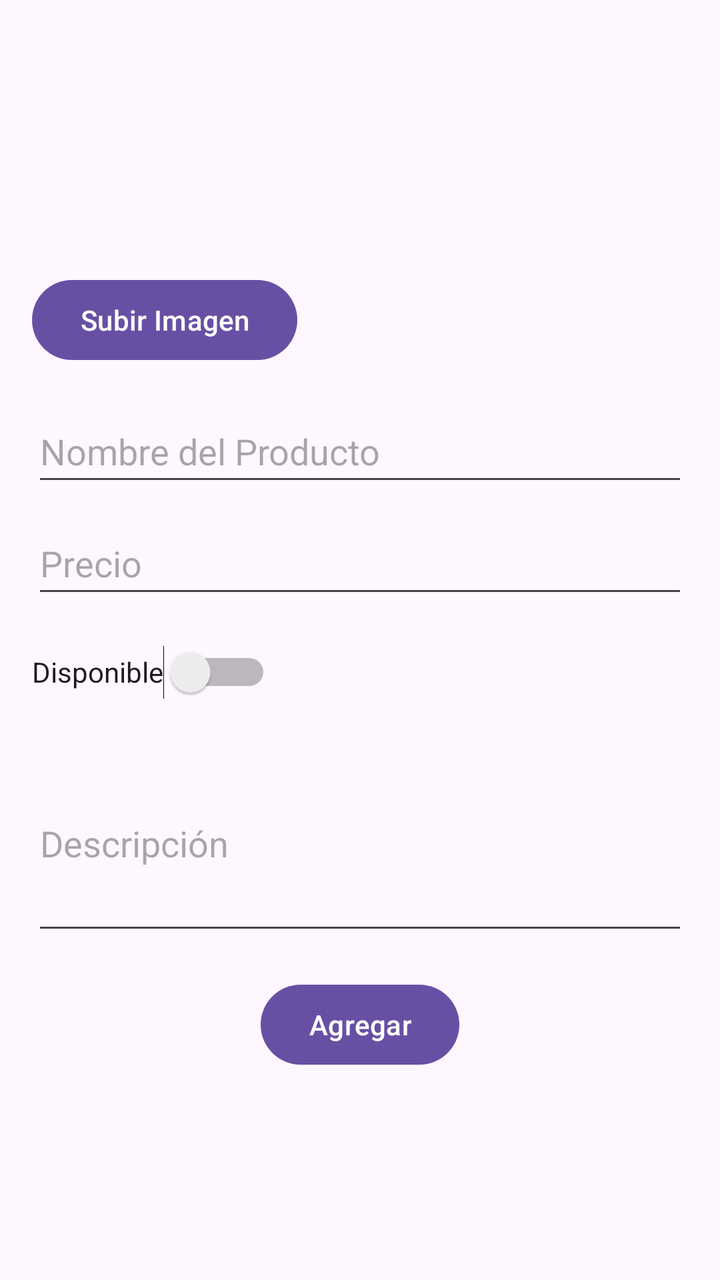
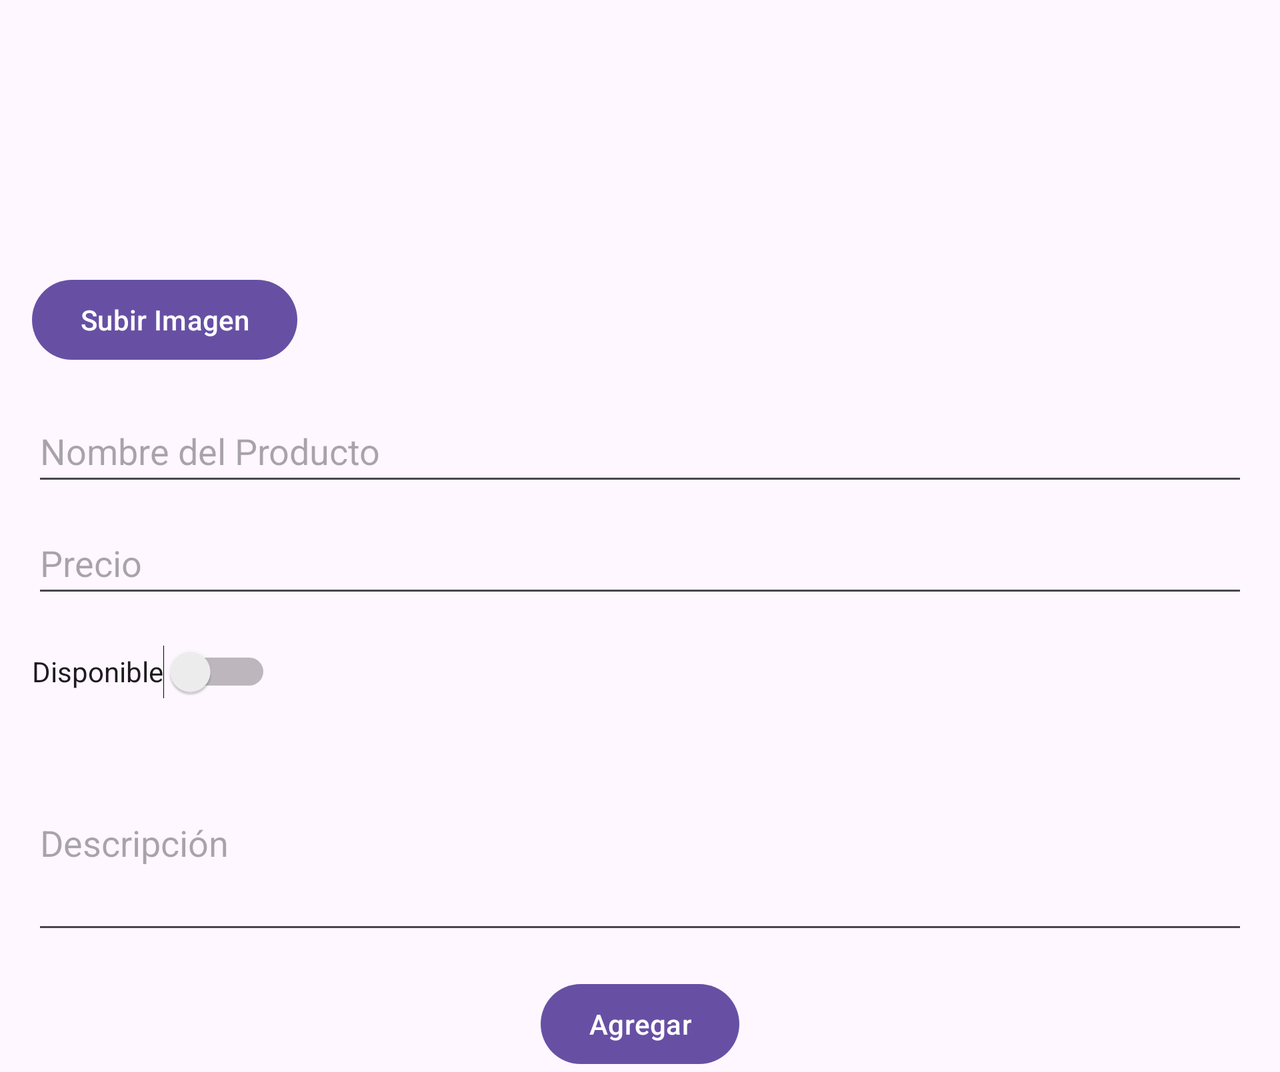

The same Android screen from two of the app's own layout files: first res/layout/ as a phone draws it, then the repository's variant for another configuration, drawn on a device whose configuration selects that folder. Both files follow.
<!-- AndroidManifest.xml: application theme Theme.UTShop -->
<!-- res/layout/activity_new_product.xml -->
<?xml version="1.0" encoding="utf-8"?>
<androidx.constraintlayout.widget.ConstraintLayout xmlns:android="http://schemas.android.com/apk/res/android"
    xmlns:app="http://schemas.android.com/apk/res-auto"
    xmlns:tools="http://schemas.android.com/tools"
    android:layout_width="match_parent"
    android:layout_height="match_parent"
    tools:context=".ui.slideshow.NewProductActivity">

    <ImageView
        android:id="@+id/imageProduct"
        android:layout_width="100dp"
        android:layout_height="100dp"
        android:layout_marginStart="28dp"
        android:layout_marginTop="28dp"
        android:contentDescription="@string/product_image"
        app:layout_constraintStart_toStartOf="parent"
        app:layout_constraintTop_toTopOf="parent"
        app:srcCompat="@drawable/ic_launcher_background" />

    <Button
        android:id="@+id/buttonUploadImage"
        android:layout_width="wrap_content"
        android:layout_height="wrap_content"
        android:layout_marginStart="16dp"
        android:layout_marginTop="8dp"
        android:text="@string/upload_image"
        app:layout_constraintStart_toStartOf="parent"
        app:layout_constraintTop_toBottomOf="@id/imageProduct" />

    <EditText
        android:id="@+id/editTextProductName"
        android:layout_width="0dp"
        android:layout_height="48dp"
        android:hint="@string/product_name"
        app:layout_constraintTop_toBottomOf="@id/buttonUploadImage"
        app:layout_constraintStart_toStartOf="parent"
        app:layout_constraintEnd_toEndOf="parent"
        android:layout_marginTop="16dp"
        android:layout_marginStart="16dp"
        android:layout_marginEnd="16dp" />

    <EditText
        android:id="@+id/editTextProductPrice"
        android:layout_width="0dp"
        android:layout_height="48dp"
        android:hint="@string/product_price"
        android:inputType="numberDecimal"
        app:layout_constraintTop_toBottomOf="@id/editTextProductName"
        app:layout_constraintStart_toStartOf="parent"
        app:layout_constraintEnd_toEndOf="parent"
        android:layout_marginTop="8dp"
        android:layout_marginStart="16dp"
        android:layout_marginEnd="16dp" />

    <Switch
        android:id="@+id/switchProductAvailability"
        android:layout_width="wrap_content"
        android:layout_height="48dp"
        android:text="@string/product_availability"
        app:layout_constraintTop_toBottomOf="@id/editTextProductPrice"
        app:layout_constraintStart_toStartOf="parent"
        android:layout_marginTop="8dp"
        android:layout_marginStart="16dp" />

    <EditText
        android:id="@+id/editTextProductDescription"
        android:layout_width="0dp"
        android:layout_height="wrap_content"
        android:hint="@string/product_description"
        android:inputType="textMultiLine"
        android:minLines="4"
        android:maxLines="10"
        android:scrollbars="vertical"
        app:layout_constraintTop_toBottomOf="@id/switchProductAvailability"
        app:layout_constraintStart_toStartOf="parent"
        app:layout_constraintEnd_toEndOf="parent"
        android:layout_marginTop="8dp"
        android:layout_marginStart="16dp"
        android:layout_marginEnd="16dp"
        android:layout_marginBottom="16dp" />

    <Button
        android:id="@+id/buttonSaveProduct"
        android:layout_width="wrap_content"
        android:layout_height="wrap_content"
        android:text="Agregar"
        app:layout_constraintTop_toBottomOf="@id/editTextProductDescription"
        app:layout_constraintEnd_toEndOf="parent"
        app:layout_constraintStart_toStartOf="parent"
        android:layout_marginTop="16dp"/>


</androidx.constraintlayout.widget.ConstraintLayout>
<!-- resources referenced by this layout -->
<resources>
  <string name="product_availability">Disponible</string>
  <string name="product_description">Descripción</string>
  <string name="product_image">Imagen del Producto</string>
  <string name="product_name">Nombre del Producto</string>
  <string name="product_price">Precio</string>
  <string name="upload_image">Subir Imagen</string>
  <!-- from res/values-v23/ -->
  <style name="Theme.UTShop" parent="Base.Theme.UTShop">
          
          <item name="android:navigationBarColor">@android:color/transparent</item>
          <item name="android:statusBarColor">@android:color/transparent</item>
          <item name="android:windowLightStatusBar">?attr/isLightTheme</item>
      </style>
  <style name="Base.Theme.UTShop" parent="Theme.Material3.DayNight.NoActionBar">
          
          
      </style>
</resources>
<!-- res/layout-land/activity_new_product.xml (the repository's variant of the layout above) -->
<!-- drawn on the phone turned sideways -->
<?xml version="1.0" encoding="utf-8"?>
<androidx.core.widget.NestedScrollView xmlns:android="http://schemas.android.com/apk/res/android"
    xmlns:app="http://schemas.android.com/apk/res-auto"
    xmlns:tools="http://schemas.android.com/tools"
    android:layout_width="match_parent"
    android:layout_height="match_parent"
    tools:context=".ui.slideshow.NewProductActivity">
    <androidx.constraintlayout.widget.ConstraintLayout
        android:layout_width="match_parent"
        android:layout_height="wrap_content">
        <ImageView
        android:id="@+id/imageProduct"
        android:layout_width="100dp"
        android:layout_height="100dp"
        android:layout_marginStart="28dp"
        android:layout_marginTop="28dp"
        android:contentDescription="@string/product_image"
        app:layout_constraintStart_toStartOf="parent"
        app:layout_constraintTop_toTopOf="parent"
        app:srcCompat="@drawable/ic_launcher_background" />

    <Button
        android:id="@+id/buttonUploadImage"
        android:layout_width="wrap_content"
        android:layout_height="wrap_content"
        android:layout_marginStart="16dp"
        android:layout_marginTop="8dp"
        android:text="@string/upload_image"
        app:layout_constraintStart_toStartOf="parent"
        app:layout_constraintTop_toBottomOf="@id/imageProduct" />

    <EditText
        android:id="@+id/editTextProductName"
        android:layout_width="0dp"
        android:layout_height="48dp"
        android:hint="@string/product_name"
        app:layout_constraintTop_toBottomOf="@id/buttonUploadImage"
        app:layout_constraintStart_toStartOf="parent"
        app:layout_constraintEnd_toEndOf="parent"
        android:layout_marginTop="16dp"
        android:layout_marginStart="16dp"
        android:layout_marginEnd="16dp" />

    <EditText
        android:id="@+id/editTextProductPrice"
        android:layout_width="0dp"
        android:layout_height="48dp"
        android:hint="@string/product_price"
        android:inputType="numberDecimal"
        app:layout_constraintTop_toBottomOf="@id/editTextProductName"
        app:layout_constraintStart_toStartOf="parent"
        app:layout_constraintEnd_toEndOf="parent"
        android:layout_marginTop="8dp"
        android:layout_marginStart="16dp"
        android:layout_marginEnd="16dp" />

    <Switch
        android:id="@+id/switchProductAvailability"
        android:layout_width="wrap_content"
        android:layout_height="48dp"
        android:text="@string/product_availability"
        app:layout_constraintTop_toBottomOf="@id/editTextProductPrice"
        app:layout_constraintStart_toStartOf="parent"
        android:layout_marginTop="8dp"
        android:layout_marginStart="16dp" />

    <EditText
        android:id="@+id/editTextProductDescription"
        android:layout_width="0dp"
        android:layout_height="wrap_content"
        android:hint="@string/product_description"
        android:inputType="textMultiLine"
        android:minLines="4"
        android:maxLines="10"
        android:scrollbars="vertical"
        app:layout_constraintTop_toBottomOf="@id/switchProductAvailability"
        app:layout_constraintStart_toStartOf="parent"
        app:layout_constraintEnd_toEndOf="parent"
        android:layout_marginTop="8dp"
        android:layout_marginStart="16dp"
        android:layout_marginEnd="16dp"
        android:layout_marginBottom="16dp" />

    <Button
        android:id="@+id/buttonSaveProduct"
        android:layout_width="wrap_content"
        android:layout_height="wrap_content"
        android:text="Agregar"
        app:layout_constraintTop_toBottomOf="@id/editTextProductDescription"
        app:layout_constraintEnd_toEndOf="parent"
        app:layout_constraintStart_toStartOf="parent"
        android:layout_marginTop="16dp"/>

    </androidx.constraintlayout.widget.ConstraintLayout>
</androidx.core.widget.NestedScrollView>
